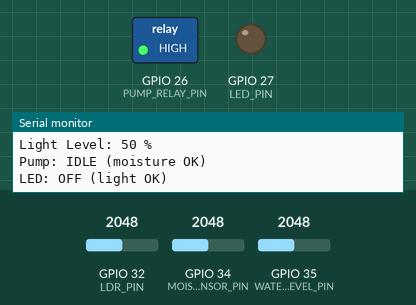
This sketch was run on a simulated ESP32. Parts: switched loads named in the sketch (green lamp = pin HIGH), output pins drawn as LEDs (lit = HIGH), the last lines printed to the serial monitor. The inputs (shaded band) are chosen by the test bench; at power-on: GPIO 32 (LDR_PIN) = 2048, GPIO 34 (MOISTURE_SENSOR_PIN) = 2048, GPIO 35 (WATER_LEVEL_PIN) = 2048 (analog values on the 0–4095 scale).

Above: at 2.8 s.
2.9 s: GPIO 32 (LDR_PIN) set to 1706
5.6 s: GPIO 32 (LDR_PIN) set to 1565
At 6.3 s:
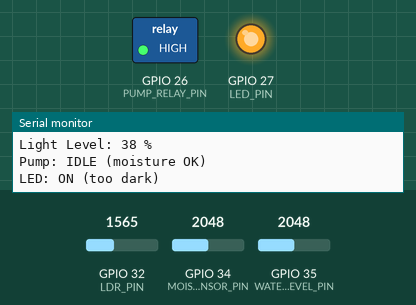
8.3 s: GPIO 34 (MOISTURE_SENSOR_PIN) set to 3245
11.2 s: GPIO 34 (MOISTURE_SENSOR_PIN) set to 3324
At 13.3 s:
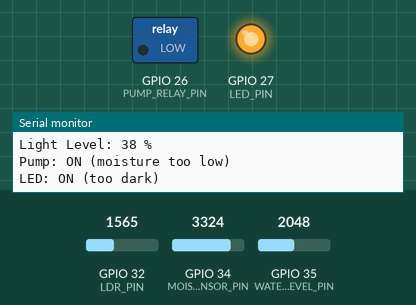
17.2 s: GPIO 32 (LDR_PIN) set to 2047
At 19.8 s:
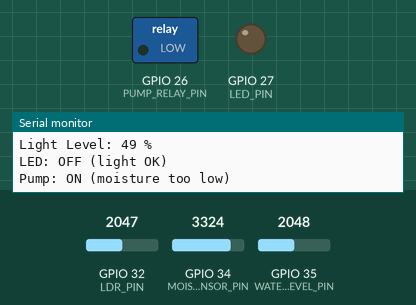
20.5 s: GPIO 32 (LDR_PIN) set to 1228
At 23.3 s:
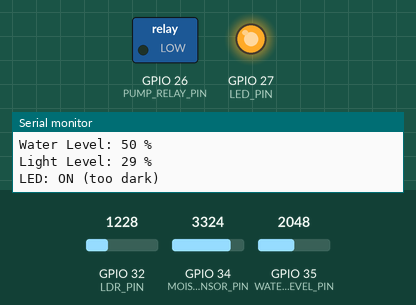
Timing chart, 0 to 27.5 s (numbered marks = the images above; inputs shaded):
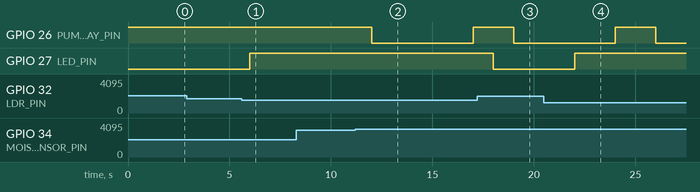

Measured:
- the behaviour switches between 1638 and 1637 on GPIO 32 (LDR_PIN) (found by bisection; images 0 and 1)
- the behaviour switches between 3276 and 3277 on GPIO 34 (MOISTURE_SENSOR_PIN) (found by bisection; images 1 and 2)
- after the input at 5.6 s, GPIO 27 (LED_PIN): LOW → HIGH after 0.40 s
- after the input at 11.2 s, GPIO 26 (PUMP_RELAY_PIN): HIGH → LOW after 0.80 s, → HIGH 5.0 s later
- after the input at 17.2 s, GPIO 27 (LED_PIN): HIGH → LOW after 0.81 s
- after the input at 20.5 s, GPIO 27 (LED_PIN): LOW → HIGH after 1.5 s

The sketch:

smart_farm.ino
```cpp
/*
 * Smart Farm Controller (ESP32 + FreeRTOS)
 *
 * Reads soil moisture, water level and light (LDR) sensors,
 * automatically runs a water pump when soil is dry and
 * turns on a grow LED when it is too dark.
 */

#define MOISTURE_SENSOR_PIN 34
#define WATER_LEVEL_PIN     35
#define LDR_PIN             32
#define PUMP_RELAY_PIN      26
#define LED_PIN             27   // LED pin
#define MOISTURE_THRESHOLD  20
#define LDR_THRESHOLD       40   // Below this % = too dark

struct FarmData {
  int  moisture;
  int  waterLevel;
  int  ldr;
  bool pumpOn;
  bool ledOn;   // track LED state
};
FarmData farmData = { 0, 0, 0, false, false };
SemaphoreHandle_t farmMutex;

void TaskReadMoisture(void *pvParameters) {
  for (;;) {
    int raw      = analogRead(MOISTURE_SENSOR_PIN);
    int moisture = map(raw, 4095, 0, 0, 100);
    if (xSemaphoreTake(farmMutex, pdMS_TO_TICKS(100)) == pdTRUE) {
      farmData.moisture = moisture;
      Serial.printf("Moisture Level: %d %%\n", farmData.moisture);
      xSemaphoreGive(farmMutex);
    }
    vTaskDelay(pdMS_TO_TICKS(2000));
  }
}

void TaskReadWaterLevel(void *pvParameters) {
  for (;;) {
    int raw        = analogRead(WATER_LEVEL_PIN);
    int waterLevel = map(raw, 0, 4095, 0, 100);
    if (xSemaphoreTake(farmMutex, pdMS_TO_TICKS(100)) == pdTRUE) {
      farmData.waterLevel = waterLevel;
      Serial.printf("Water Level: %d %%\n", farmData.waterLevel);
      xSemaphoreGive(farmMutex);
    }
    vTaskDelay(pdMS_TO_TICKS(2000));
  }
}

void TaskReadLDR(void *pvParameters) {
  for (;;) {
    int raw = analogRead(LDR_PIN);
    int ldr = map(raw, 0, 4095, 0, 100);
    if (xSemaphoreTake(farmMutex, pdMS_TO_TICKS(100)) == pdTRUE) {
      farmData.ldr = ldr;
      Serial.printf("Light Level: %d %%\n", farmData.ldr);
      xSemaphoreGive(farmMutex);
    }
    vTaskDelay(pdMS_TO_TICKS(2000));
  }
}

void TaskPump(void *pvParameters) {
  for (;;) {
    int currentMoisture = 0;
    if (xSemaphoreTake(farmMutex, pdMS_TO_TICKS(100)) == pdTRUE) {
      currentMoisture = farmData.moisture;
      xSemaphoreGive(farmMutex);
    }
    if (currentMoisture < MOISTURE_THRESHOLD) {
      digitalWrite(PUMP_RELAY_PIN, LOW);
      if (xSemaphoreTake(farmMutex, pdMS_TO_TICKS(100)) == pdTRUE) {
        farmData.pumpOn = true;
        Serial.println("Pump: ON (moisture too low)");
        xSemaphoreGive(farmMutex);
      }
      vTaskDelay(pdMS_TO_TICKS(5000));
      digitalWrite(PUMP_RELAY_PIN, HIGH);
      if (xSemaphoreTake(farmMutex, pdMS_TO_TICKS(100)) == pdTRUE) {
        farmData.pumpOn = false;
        Serial.println("Pump: OFF");
        xSemaphoreGive(farmMutex);
      }
    } else {
      Serial.println("Pump: IDLE (moisture OK)");
    }
    vTaskDelay(pdMS_TO_TICKS(2000));
  }
}

void TaskLED(void *pvParameters) {
  for (;;) {
    int currentLDR = 0;
    if (xSemaphoreTake(farmMutex, pdMS_TO_TICKS(100)) == pdTRUE) {
      currentLDR = farmData.ldr;
      xSemaphoreGive(farmMutex);
    }
    if (currentLDR < LDR_THRESHOLD) {
      digitalWrite(LED_PIN, HIGH);
      if (xSemaphoreTake(farmMutex, pdMS_TO_TICKS(100)) == pdTRUE) {
        farmData.ledOn = true;
        Serial.println("LED: ON (too dark)");
        xSemaphoreGive(farmMutex);
      }
    } else {
      digitalWrite(LED_PIN, LOW);
      if (xSemaphoreTake(farmMutex, pdMS_TO_TICKS(100)) == pdTRUE) {
        farmData.ledOn = false;
        Serial.println("LED: OFF (light OK)");
        xSemaphoreGive(farmMutex);
      }
    }
    vTaskDelay(pdMS_TO_TICKS(2000));
  }
}

void setup() {
  Serial.begin(115200);
  analogReadResolution(12);
  pinMode(PUMP_RELAY_PIN, OUTPUT);
  digitalWrite(PUMP_RELAY_PIN, HIGH);   // relay is active-LOW: HIGH = pump off
  pinMode(LED_PIN, OUTPUT);
  digitalWrite(LED_PIN, LOW);           // LED off by default
  farmMutex = xSemaphoreCreateMutex();
  xTaskCreate(TaskReadMoisture,   "ReadMoisture",   4096, NULL, 1, NULL);
  xTaskCreate(TaskReadWaterLevel, "ReadWaterLevel", 4096, NULL, 1, NULL);
  xTaskCreate(TaskReadLDR,        "ReadLDR",        4096, NULL, 1, NULL);
  xTaskCreate(TaskPump,           "Pump",           4096, NULL, 1, NULL);
  xTaskCreate(TaskLED,            "LED",            4096, NULL, 1, NULL);
}

void loop() {
  vTaskDelay(pdMS_TO_TICKS(10000));
}
```
